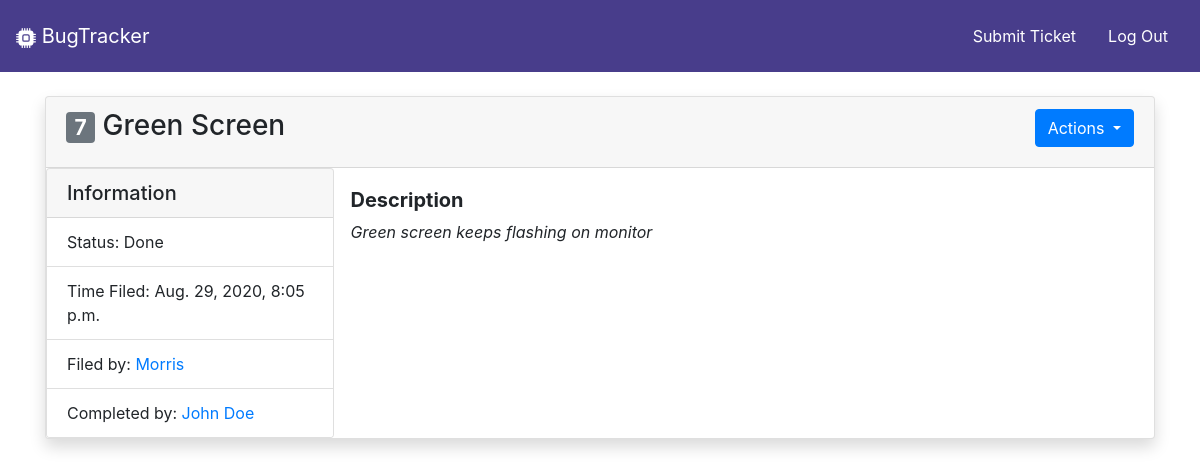
The app's page /ticket/7/ (signed in) with its own data.
### trackerapp/models.py (models this page shows, shortened)
class BugTicket(models.Model):
    NEW = 'New'
    IN_PROGRESS = 'In Progress'
    DONE = 'Done'
    INVALID = 'Invalid'
    TICKET_STATUS_CHOICES = [
        (NEW, 'New'),
        (IN_PROGRESS, 'In Progress'),
        (DONE, 'Done'),
        (INVALID, 'Invalid'),
    ]
    title = models.CharField(max_length=150)
    time_filed = models.DateTimeField(default=timezone.now)
    description = models.TextField()
    submitted_by = models.ForeignKey(
        CustomUser, related_name="submitted_by", on_delete=models.CASCADE, null=True, blank=True)
    status = models.CharField(
        max_length=20, choices=TICKET_STATUS_CHOICES, default=NEW)
    assigned_to = models.ForeignKey(
        CustomUser, related_name="assigned_to", on_delete=models.CASCADE, null=True, blank=True)
    completed_by = models.ForeignKey(
        CustomUser, related_name="completed_by", on_delete=models.CASCADE, null=True, blank=True)

### myusers/models.py (models this page shows)
class CustomUser(AbstractUser):
    display_name = models.CharField(max_length=100)
    bio = models.TextField(null=True, blank=True)
    def __str__(self):
        return self.display_name

### trackerapp/views.py (the view)
# urls.py: path('ticket/<int:ticket_id>/', v.ticket_detail_view, name='ticket_detail'),
@login_required
def ticket_detail_view(request, ticket_id):
    ticket = BugTicket.objects.filter(id=ticket_id).first()
    return render(request, 'ticket_detail.html', {'ticket': ticket})

### templates/ticket_detail.html (shortened to what this page needs)
{% extends 'base.html' %} {% block content %}
<br />
<div class="container">
  <div class="card shadow">
    <div class="card-header">
      <div class="dropdown">
        <button
          class="btn btn-primary dropdown-toggle float-right"
          type="button"
          id="dropdownMenu2"
          data-toggle="dropdown"
          aria-haspopup="true"
          aria-expanded="false"
        >
          Actions
        </button>
        <h3 class="card-title">
          <span class="badge badge-secondary">{{ticket.id}}</span>
          {{ticket.title}}
        </h3>
      </div>
    </div>
    {% if ticket.status == 'Done' %}
    <div class="row">
      <div class="col-md-3">
        <div class="card" style="width: 18rem">
          <h5 class="card-header">Information</h5>
          <ul class="list-group list-group-flush">
            <li class="list-group-item">Status: {{ticket.status}}</li>
            <li class="list-group-item">Time Filed: {{ticket.time_filed}}</li>
            <li class="list-group-item">
              Filed by:
              <a href="/user/{{ticket.submitted_by.id}}/"
                >{{ticket.submitted_by}}</a
              >
            </li>
            <li class="list-group-item">
              Completed by:
              <a href="/user/{{ticket.completed_by.id}}/">
                {{ticket.completed_by}}
              </a>
            </li>
          </ul>
        </div>
      </div>
      <div class="col-md-8">
        <div class="card-body">
          <h5 class="card-text" style="font-weight: bold">Description</h5>
          <p class="card-text" style="font-style: italic">
            {{ticket.description}}
          </p>
        </div>
      </div>
    </div>
    {% endif %}
  </div>
</div>
{% endblock %}

### records on screen
BugTicket: id "7", title "Green Screen", status "Done", time_filed "Aug. 29, 2020, 8:05 p.m.", submitted_by "Morris", completed_by "John Doe", description "Green screen keeps flashing on monitor"
